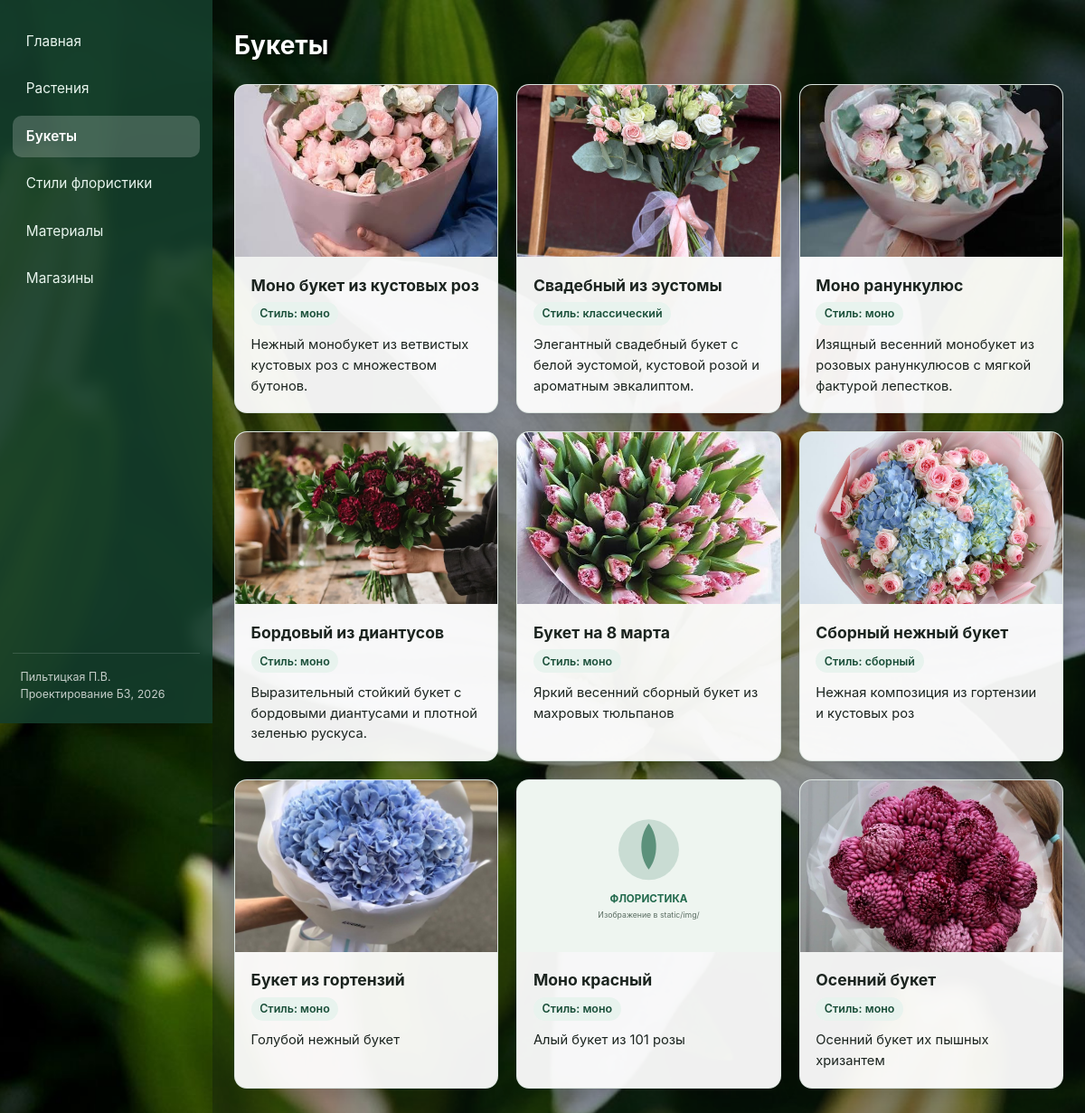
Page /bouquets on the committed database.
### tables this page shows
CREATE TABLE bouquets (
    bouquet_id   INTEGER PRIMARY KEY AUTOINCREMENT,
    name         VARCHAR(150) NOT NULL,
    description  TEXT,
    style        VARCHAR(50),
    image_url    TEXT
);

### app.py (the view)
@app.route("/bouquets")
def bouquets_list():
    conn = get_db()
    try:
        bouquets = conn.execute("SELECT * FROM bouquets ORDER BY bouquet_id ASC").fetchall()
        return render_template("bouquets.html", bouquets=bouquets)
    finally:
        conn.close()

### app.py (called while the page is built)
def ensure_db_ready() -> None:
    need_init = False
    if not DB_PATH.exists():
        need_init = True
    else:
        try:
            conn = sqlite3.connect(DB_PATH)
            count = conn.execute("SELECT COUNT(*) FROM plants").fetchone()[0]
            styles_count = conn.execute("SELECT COUNT(*) FROM styles").fetchone()[0]
            conn.close()
            if count == 0 or styles_count == 0:
                need_init = True
        except Exception:
            need_init = True
    if need_init:
        init_db(DB_PATH)

def get_db() -> sqlite3.Connection:
    ensure_db_ready()
    conn = sqlite3.connect(DB_PATH)
    conn.row_factory = sqlite3.Row
    conn.execute("PRAGMA foreign_keys = ON;")
    return conn

### templates/bouquets.html (shortened to what this page needs)
{% extends "base.html" %}
{% block content %}
<h1 class="page-heading">Букеты</h1>
<div class="grid-cards">
  {% for b in bouquets %}
  <div class="card">
    <a class="card-link" href="{{ url_for('bouquet_detail', bouquet_id=b.bouquet_id) }}">
      <img src="/{{ b.image_url or 'static/img/placeholder.svg' }}"
           onerror="this.src='{{ url_for('static', filename='img/placeholder.svg') }}'"
           alt="{{ b.name }}">
      <div class="card-body">
        <h2 class="card-title">{{ b.name }}</h2>
        <div class="badges">
          {% if b.style %}<span class="badge">Стиль: {{ b.style }}</span>{% endif %}
        </div>
        <p style="margin:0; font-size:0.92rem;">{{ b.description }}</p>
      </div>
    </a>
  </div>
  {% endfor %}
</div>
{% endblock %}

### static/css/style.css (style rules this page uses)
:root { --primary: #226a4d; --primary-dark: #184e38; --primary-light: #e8f3ee; --sidebar-w: 235px; --surface: rgba(255, 255, 255, 0.94); --surface-solid: #ffffff; --text: #1b241f; --muted: #5c6b63; --border: rgba(215, 226, 220, 0.85); --radius: 14px; }
* { box-sizing: border-box; }
html, body, button, input, select, textarea, th, td, a, h1, h2, h3, h4, p, span, div, li { font-family: "Inter", -apple-system, BlinkMacSystemFont, Arial, sans-serif; }
body { margin: 0; color: var(--text); line-height: 1.55; background: url("/static/img/hero_lily.jpg") center center / cover fixed no-repeat; }
.page-heading { margin: 0 0 1.3rem; color: #ffffff; font-size: 1.75rem; font-weight: 700; text-shadow: 0 2px 10px rgba(0, 0, 0, 0.45); }
.grid-cards { display: grid; grid-template-columns: repeat(auto-fill, minmax(275px, 1fr)); gap: 1.25rem; }
.card { background: var(--surface); border: 1px solid var(--border); border-radius: var(--radius); overflow: hidden; display: flex; flex-direction: column; box-shadow: 0 6px 20px rgba(0, 0, 0, 0.14); }
.card-link { text-decoration: none; color: inherit; display: flex; flex-direction: column; height: 100%; transition: transform 0.16s ease, box-shadow 0.16s ease; }
.card img { width: 100%; height: 190px; object-fit: cover; background: var(--primary-light); }
.card-body { padding: 1.1rem; flex: 1; display: flex; flex-direction: column; }
.card-title { margin: 0 0 0.3rem; font-size: 1.1rem; font-weight: 700; color: var(--text); }
.badges { display: flex; flex-wrap: wrap; gap: 0.35rem; margin-bottom: 0.65rem; }
.badge { background: var(--primary-light); color: var(--primary-dark); padding: 0.22rem 0.6rem; border-radius: 999px; font-size: 0.78rem; font-weight: 600; }

### rows in the picture
bouquets: image_url (picture), name "Моно букет из кустовых роз", style "моно", description "Нежный монобукет из ветвистых кустовых роз с множеством бутонов."
bouquets: image_url (picture), name "Свадебный из эустомы", style "классический", description "Элегантный свадебный букет с белой эустомой, кустовой розой и ароматным эвкалиптом."
bouquets: image_url (picture), name "Моно ранункулюс", style "моно", description "Изящный весенний монобукет из розовых ранункулюсов с мягкой фактурой лепестков."
bouquets: image_url (picture), name "Бордовый из диантусов", style "моно", description "Выразительный стойкий букет с бордовыми диантусами и плотной зеленью рускуса."
bouquets: image_url (picture), name "Букет на 8 марта", style "моно", description "Яркий весенний сборный букет из махровых тюльпанов"
bouquets: image_url (picture), name "Сборный нежный букет", style "сборный", description "Нежная композиция из гортензии и кустовых роз"
bouquets: image_url (picture), name "Букет из гортензий", style "моно", description "Голубой нежный букет"
bouquets: shows a picture, name "Моно красный", style "моно", description "Алый букет из 101 розы"
bouquets: image_url (picture), name "Осенний букет", style "моно", description "Осенний букет их пышных хризантем"
